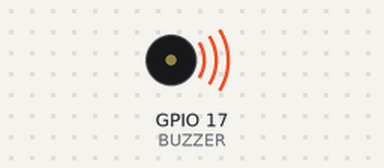
A program run on a simulated Raspberry Pi (BCM pin numbers). On the bench: buzzer (waves = sounding, pin HIGH).

Above: at 0.5 s.
Timing chart, 0 to 4.6 s (numbered marks = the images above):
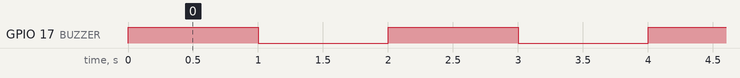

Measured:
- by itself, GPIO 17 (BUZZER): alternates HIGH for 1.0 s and LOW for 1.0 s

The program:

buzzer.py
```python
import RPi.GPIO as GPIO
import time

BUZZER = 17

GPIO.setmode(GPIO.BCM)
GPIO.setup(BUZZER, GPIO.OUT)

while True:
    GPIO.output(BUZZER, True)    #LED에 불이 들어옴
    time.sleep(1)            #500ms 대기
    GPIO.output(BUZZER, False)
    time.sleep(1)		# 500ms 대기
```
